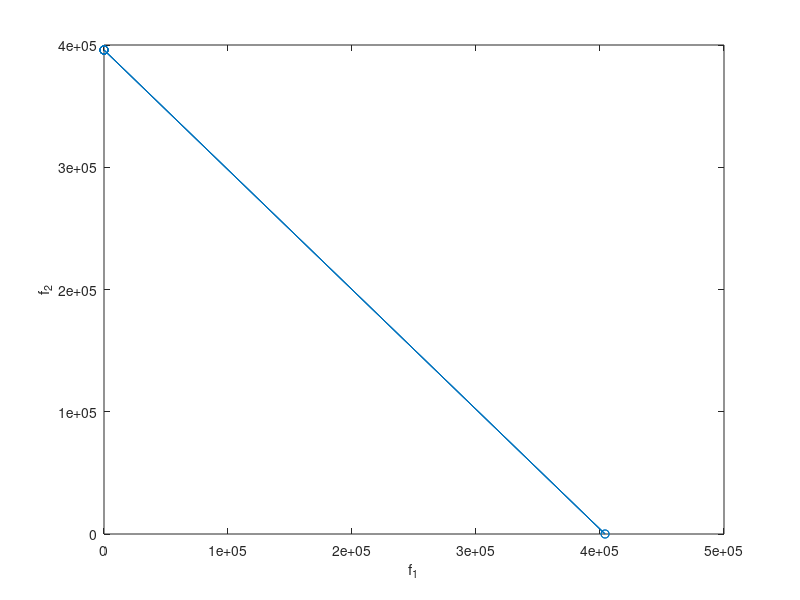

Recreate this plot in MATLAB.
clear;
%% parameters
n = 100000;
a1 = ones(1,n);
a2 = -a1;
tau = 100; % whatever
m = 10; % iterations
tol = 1e-8; %tol

%% 
X = zeros (m+1,n); % decision points
F = zeros(m+1,2); % objective values

%% start
x = 0.99*a1; % 1xn
X(1,:) = x;
F(1,:) = [sum((x-1).^2) , sum((x+1).^2)];

%% predictor
tic;
for k=1:m
    J = [x-a1;x-a2]; % 2xn

    [U,S,V] = svds(J,2);
    u1 = U(:,1); %2x1
    u2 = U(:,2); %2x1
    v1 = V(:,1); %nx1
    s1 = S(1,1);

    t = tau/s1; % 1x1
    p = x + (u1(1)*t) * v1';     % 1×n

%fprintf('value of x:\n'); disp(x)
%fprintf('direction:\n'); disp(u1)
%fprintf('alpha:\n'); disp(u2)
%fprintf('v1:\n'); disp(v1)

    Jp = [p-a1;p-a2];
    [U_p, S_p, V_p] = svds(Jp, 2);
    u2_p = U_p(:, 2);

%fprintf('value of p:\n'); disp(p) 
%fprintf('direction_p:\n'); disp(u1_p)
%fprintf('alpha_p:\n'); disp(u2_p)
%fprintf('v1_p:\n'); disp(v1_p)

    if any(u2_p < 0),  u2_p = -u2_p;  end
    alpha = u2_p / sum(u2_p);
    disp(alpha)

    obj = @(x) alpha(1)*sum((x-1).^2) + ... 
               alpha(2)*sum((x+1).^2);
    %x_new  = fminunc(obj,p);

    %opts = optimoptions('fmincon', ...
    %    'Algorithm','interior-point', ...
    %    'HessianApproximation','lbfgs', ...
    %    'Display','iter');
    %x_new = fmincon(obj,p,[],[],[],[],[],[],[],opts);

    c     = alpha(1) - alpha(2);   % λ1 − λ2      ∈ [−1,1]
    x_new = c * ones(1,n); 

    Jnew = [x_new-a1; x_new-a2];
    res  = norm(Jnew.' * u2_p);
    disp(res)

    if res > tol 
        if any(u2_p < 0),  u2_p = -u2_p;  end
        warning('Iter %d: ||Jt*u2|| = %.2e  > tol; KKt not yet.',k,res);
    end

    % memo
    X(k+1,:) = x_new;
    F(k+1,:) = [sum((x_new-1).^2), sum((x_new+1).^2)];
    x = x_new;
end

plot(F(:,1),F(:,2),'o-');  xlabel('f_1'); ylabel('f_2');

t_total = toc;
fprintf('\ntime: %.3f s\n', t_total);







